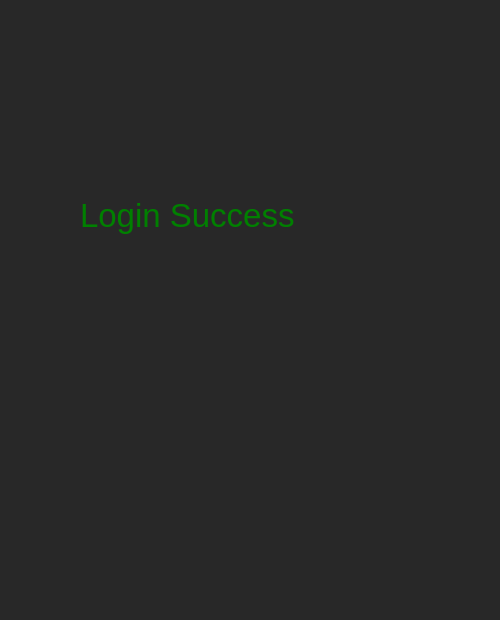
<?xml version="1.0" encoding="UTF-8"?>
<ui version="4.0">
 <class>Form</class>
 <widget class="QWidget" name="Form">
  <property name="geometry">
   <rect>
    <x>0</x>
    <y>0</y>
    <width>500</width>
    <height>620</height>
   </rect>
  </property>
  <property name="windowTitle">
   <string>Form</string>
  </property>
  <property name="styleSheet">
   <string notr="true">background-color:rgb(40, 40, 40)</string>
  </property>
  <widget class="QLabel" name="label">
   <property name="geometry">
    <rect>
     <x>80</x>
     <y>160</y>
     <width>321</width>
     <height>111</height>
    </rect>
   </property>
   <property name="styleSheet">
    <string notr="true">color:green;
font-size:25pt;</string>
   </property>
   <property name="text">
    <string>Login Success</string>
   </property>
  </widget>
 </widget>
 <resources/>
 <connections/>
</ui>
